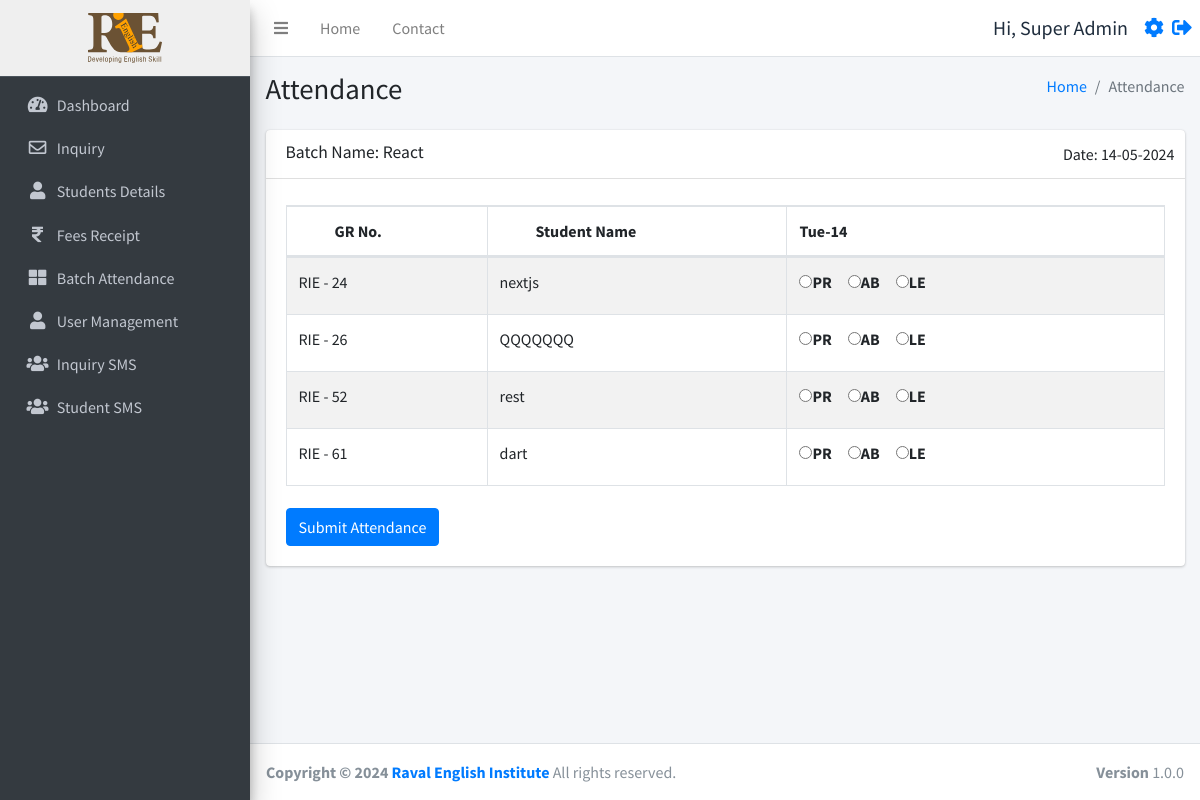
/Attendanceform.php?id=11 (signed in), run on an earlier commit of the app's database.
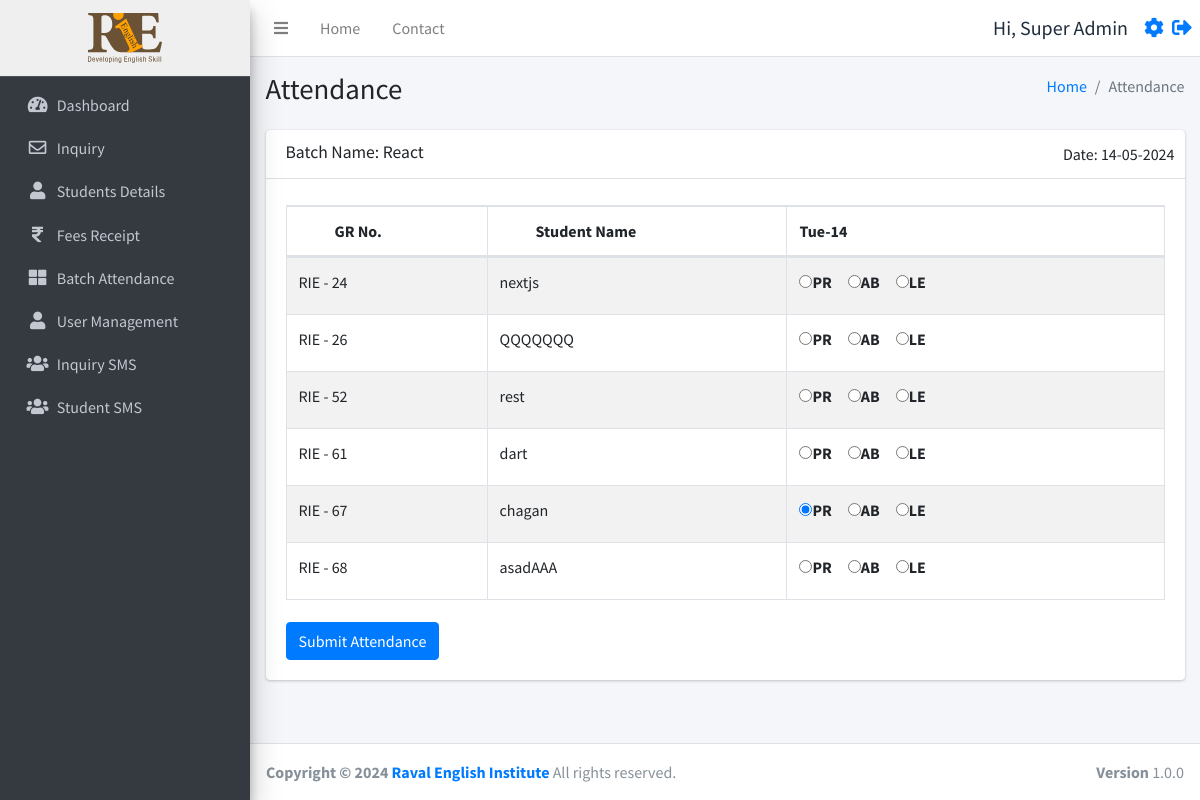
And on a later commit of the database.
### tables this page shows
CREATE TABLE `studentinfo` (
  `id` int(11) NOT NULL,
  `name` varchar(255) DEFAULT NULL,
  `batch` int(11) DEFAULT NULL,
  `batch_name` varchar(255) DEFAULT NULL,
  `father_name` varchar(255) DEFAULT NULL,
  `mother_name` varchar(255) DEFAULT NULL,
  `dob` date DEFAULT NULL,
  `gender` varchar(50) DEFAULT NULL,
  `mobile_number` varchar(15) DEFAULT NULL,
  `fee_status` int(10) DEFAULT NULL,
  `profession` varchar(100) DEFAULT NULL,
  `address` varchar(255) DEFAULT NULL,
  `admission_time` date DEFAULT NULL,
  `created_at` datetime NOT NULL DEFAULT current_timestamp(),
  `pending_fees` int(10) DEFAULT 0,
  `discount` int(10) NOT NULL,
  `total_fees` int(11) NOT NULL,
  `paid_fees` int(11) NOT NULL,
  `father_number` varchar(50) NOT NULL,
  `home_number` varchar(50) NOT NULL,
  `reference` varchar(200) DEFAULT NULL,
  `father_profession` varchar(200) DEFAULT NULL,
  `workplace_address` varchar(255) DEFAULT NULL,
  `aadharcard_number` varchar(20) DEFAULT NULL,
  `joining_purpose` varchar(255) DEFAULT NULL,
  `extratime_daily` varchar(255) DEFAULT NULL
);

CREATE TABLE `attendance` (
  `id` int(11) NOT NULL,
  `student_id` int(11) DEFAULT NULL,
  `date` date DEFAULT NULL,
  `status` tinyint(4) DEFAULT NULL,
  `batch_id` int(11) DEFAULT NULL,
  `created_at` datetime NOT NULL DEFAULT current_timestamp(),
  `Reason` varchar(250) NOT NULL
);

### function.php (called while the page is built, shortened)
<?php
require_once('db.php');
function selectFromTable($tableName, $columns, $whereConditions) {
    global $db;
    try {
        $sql = "SELECT " . implode(', ', $columns) . " FROM $tableName";
        if (!empty($whereConditions)) {
            $sql .= " WHERE " . implode(' AND ', array_map(function ($col) {
                return "$col = :$col";
            }, array_keys($whereConditions)));
        }
        $stmt = $db->prepare($sql);
        foreach ($whereConditions as $col => $value) {
            $stmt->bindValue(":$col", $value);
        }
        $stmt->execute();
        return $stmt->fetchAll(PDO::FETCH_ASSOC);
    } catch (PDOException $e) {
        return false;
    }
}
?>

### Attendanceform.php (the view, shortened to what the changed rows need)
<!DOCTYPE html>
<html lang="en">
<head>
  <link rel="stylesheet" href="https://cdn.jsdelivr.net/npm/bootstrap@5.1.3/dist/css/bootstrap.min.css">
  <link rel="stylesheet" href="https://cdn.datatables.net/1.10.19/css/dataTables.bootstrap4.min.css">
</head>
<body>
  <?php include_once ('./header.php'); ?>
  <?php include_once ('db.php'); ?>
  <?php include_once ('function.php'); ?>
  <div class="content-wrapper">
    <div class="content-header">
      <div class="container-fluid">
        <div class="row mb-2">
          <div class="col-sm-6">
            <h1 class="m-0">Attendance</h1>
          </div>
        </div>
      </div>
    </div>
    <section class="content">
      <div class="container-fluid">
        <div class="row">
          <div class="col-12">
            <div class="card">
                  <?php
                  $batchId = isset($_GET['id']) ? $_GET['id'] : 0;
                  ?>
              <div class="card-body">
                <form id="attendanceForm" method="post">
                  <table id="combinedTable" class="table table-bordered table-striped">
                    <thead>
                      <tr>
                        <th class="pl-5">GR No.</th>
                        <th class="pl-5">Student Name</th>
                        <th><?php echo date('D-d', strtotime(date('Y-m-d'))); ?></th>
                      </tr>
                    </thead>
                    <tbody>
                      <?php
                      $currentDate = date('Y-m-d');
                      $students = selectFromTable('studentinfo', ['id', 'name'], ['batch' => $batchId]);
                      foreach ($students as $student):
                        $attendance = selectFromTable('attendance', ['status', 'reason'], ['student_id' => $student['id'], 'date' => $currentDate]);
                        $status = $attendance ? $attendance[0]['status'] : -1;
                        echo "<tr>";
                        echo "<td>RIE - {$student['id']}</td>";
                        echo "<td>{$student['name']}</td>";
                        echo "<td class='pr-5'>";
                        echo "<div style='display: flex;'>";
                        echo "<div><input type='radio' class='attendance-checkbox' data-student-id='{$student['id']}' name='status[{$student['id']}][$currentDate]' value='0' " . ($status == 0 ? "checked" : "") . "><Label class='pr-3'>PR</Label></div>";
                        echo "<div><input type='radio' class='attendance-checkbox' data-student-id='{$student['id']}' name='status[{$student['id']}][$currentDate]' value='1' " . ($status == 1 ? "checked" : "") . "><Label class='pr-3'>AB</Label></div>";
                        echo "<div><input type='radio' class='attendance-checkbox' data-student-id='{$student['id']}' name='status[{$student['id']}][$currentDate]' value='2' " . ($status == 2 ? "checked" : "") . "><Label class='pr-3'>LE</Label></div>";
                        echo "</div>";
                        echo "</td>";
                        echo "</tr>";
                      endforeach;
                      ?>
                    </tbody>
                  </table>
                </form>
              </div>
            </div>
          </div>
        </div>
      </div>
    </section>
  </div>
  <?php include ('./footer.php'); ?>
</body>
</html>
</html>

### header.php (shortened to what the changed rows need)
<?php
require_once 'db.php';
require_once ('function.php');
?>
<!DOCTYPE html>
<html lang="en">
<head>
  <link rel="stylesheet" href="./plugins/fontawesome-free/css/all.min.css">
  <link rel="stylesheet" href="https://code.ionicframework.com/ionicons/2.0.1/css/ionicons.min.css">
  <link rel="stylesheet" href="./plugins/icheck-bootstrap/icheck-bootstrap.min.css">
  <link rel="stylesheet" href="https://cdn.datatables.net/1.10.19/css/dataTables.bootstrap4.min.css">
  <link rel="stylesheet" href="./asset/css/adminlte.min.css">
  <link rel="stylesheet" href="./asset/css/style.css">
</head>
<body class="hold-transition sidebar-mini layout-fixed">
  <div class="wrapper">
    <aside class="main-sidebar sidebar-dark-primary elevation-4">
      <a href="./dashboard.php" class="brand-link" style="text-align:center;background:#efefef;">
        <img src="./asset/img/logo.svg" alt="RIE logo Logo" style="height:50px;">
      </a>
    </aside>

What changed in the data, as far as the page shows it:
added studentinfo: id "67", name "chagan"
added attendance: status "☑"
added studentinfo: id "68", name "asadAAA"
